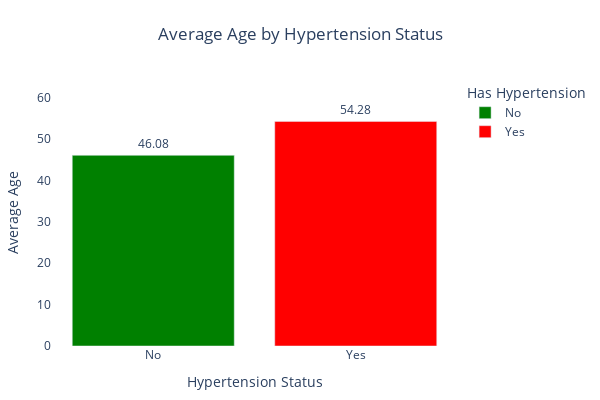

Write notebook code for a chart like this one.
### Markdown cell above
# AGE

### Code cell
import pandas as pd
import plotly.express as px

# Calculate average age by hypertension status
age_avg = data.groupby("Has_Hypertension")["Age"].mean().reset_index()

# Create bar chart
fig = px.bar(
    age_avg,
    x="Has_Hypertension",
    y="Age",
    color="Has_Hypertension",
    color_discrete_map={"Yes": "red", "No": "green"},
    text="Age",
    labels={"Has_Hypertension": "Has Hypertension", "Age": "Average Age"},
    title="Average Age by Hypertension Status"
)

# Show values on bars
fig.update_traces(texttemplate='%{text:.2f}', textposition='outside')

# Update layout for Word-friendly size, white background, and proper margins
fig.update_layout(
    width=600,               # narrow width
    height=400,              # shorter height
    paper_bgcolor='white',   # background outside plot
    plot_bgcolor='white',    # background inside plot
    yaxis=dict(title="Average Age", range=[0, age_avg['Age'].max() + 10]),  # add space above bars
    xaxis=dict(title="Hypertension Status"),
    title=dict(x=0.5),       # center title
    uniformtext_minsize=8,
    uniformtext_mode='hide',
    margin=dict(l=50, r=50, t=80, b=50)  # increase margins to prevent cut-off
)

# Display in browser
fig.show()

### Figure 1 — Plotly figure (JSON) as saved in the notebook; plotly's stock layout.template omitted (floating-point values rounded to 4 significant figures)
{"data": [{"hovertemplate": "Has Hypertension=%{x}<br>Average Age=%{text}<extra></extra>", "legendgroup": "No", "marker": {"color": "green", "pattern": {"shape": ""}}, "name": "No", "orientation": "v", "showlegend": true, "text": [46.08], "textposition": "outside", "texttemplate": "%{text:.2f}", "type": "bar", "x": ["No"], "xaxis": "x", "y": [46.08], "yaxis": "y"}, {"hovertemplate": "Has Hypertension=%{x}<br>Average Age=%{text}<extra></extra>", "legendgroup": "Yes", "marker": {"color": "red", "pattern": {"shape": ""}}, "name": "Yes", "orientation": "v", "showlegend": true, "text": [54.28], "textposition": "outside", "texttemplate": "%{text:.2f}", "type": "bar", "x": ["Yes"], "xaxis": "x", "y": [54.28], "yaxis": "y"}], "layout": {"barmode": "relative", "height": 400, "legend": {"title": {"text": "Has Hypertension"}, "tracegroupgap": 0}, "margin": {"b": 50, "l": 50, "r": 50, "t": 80}, "paper_bgcolor": "white", "plot_bgcolor": "white", "title": {"text": "Average Age by Hypertension Status", "x": 0.5}, "uniformtext": {"minsize": 8, "mode": "hide"}, "width": 600, "xaxis": {"anchor": "y", "categoryarray": ["No", "Yes"], "categoryorder": "array", "domain": [0, 1], "title": {"text": "Hypertension Status"}}, "yaxis": {"anchor": "x", "domain": [0, 1], "range": [0, 64.28], "title": {"text": "Average Age"}}}}
